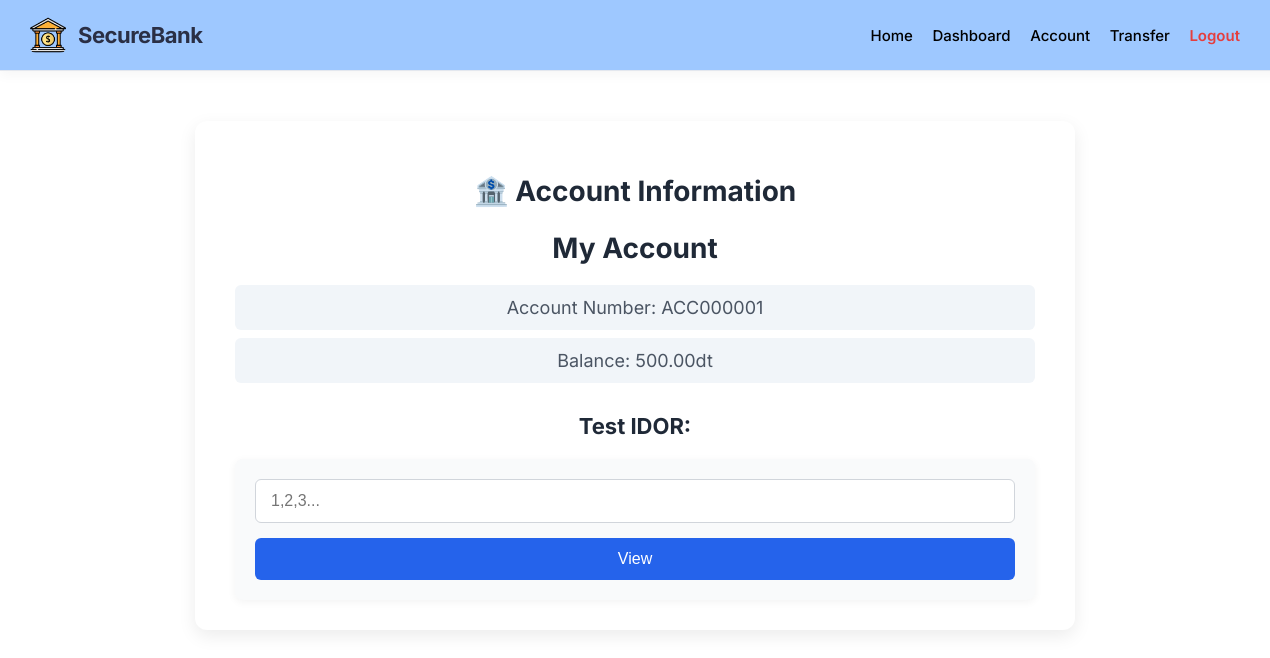
Before: /account (signed in) with the older database file.
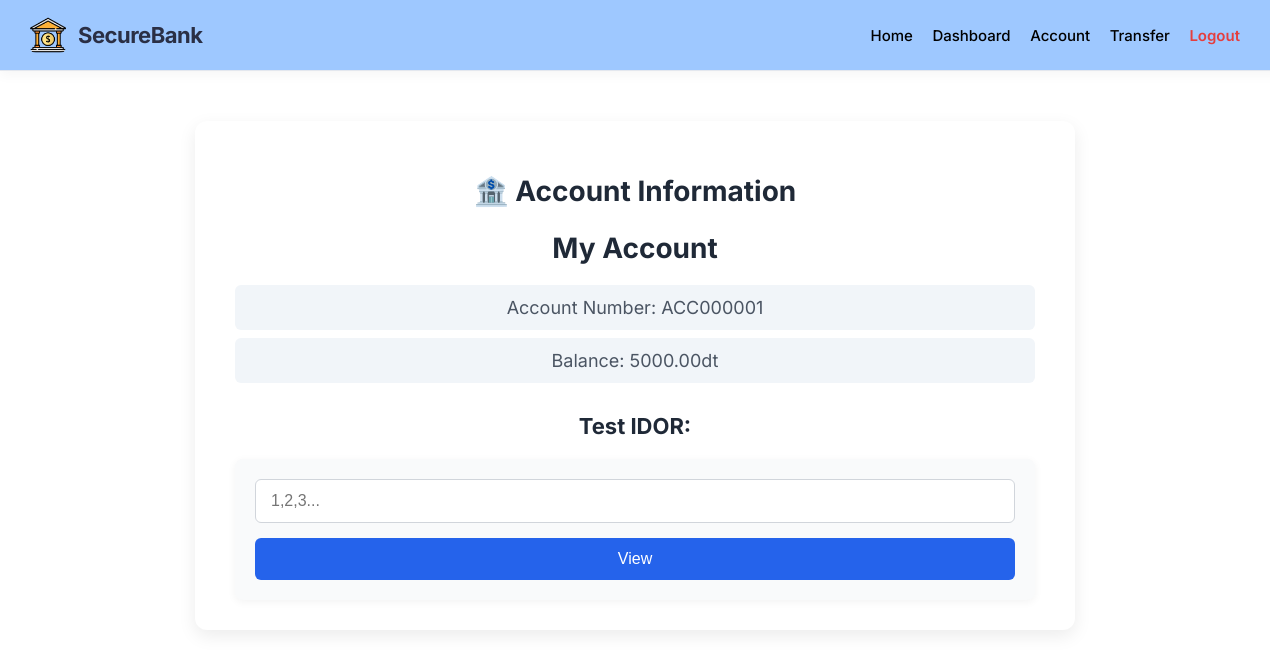
After: the same page with the newer database file.
### banking_env/models.py (models this page shows)
class BankAccount(models.Model):
    user = models.ForeignKey(User, on_delete=models.CASCADE)
    account_number = models.CharField(max_length=20, unique=True)
    balance = models.DecimalField(max_digits=12, decimal_places=2, default=0.00)
    created_at = models.DateTimeField(auto_now_add=True)

### banking_env/views.py (the view, shortened to what this page needs)
# urls.py: path("account", views.account_info, name="account"),
def account_info(request):
    if not request.user.is_authenticated:
        return redirect("/regular-login")
    acc_id = request.GET.get("account_id")
    account = None  # initialize to avoid UnboundLocalError
    my_account = BankAccount.objects.get(user=request.user)
    return render(request, "banking_env/account.html", {
        "my_account": my_account,
    })

### security_agent/ai_detector.py (called while the page is built, shortened)
    def detect_csrf_attack(self, request_data):
        method = request_data.get("method")
        query = request_data.get("query_params", {})
        if method == "GET" and ("amount" in query or "to_account" in query):
            return True  # CSRF attempt
        return False

    def _decode_potential_threat(self, text: str) -> str:
        import base64
        import urllib.parse
        import html
        decoded = text
        try:
            for _ in range(3):
                old_decoded = decoded
                decoded = urllib.parse.unquote(decoded)
                if decoded == old_decoded:
                    break
        except:
            pass
        try:
            clean_text = decoded.replace('\n', '').replace('\r', '').replace(' ', '')
        except:
            pass
        decoded = html.unescape(decoded)
        return decoded

    def _calculate_overall_risk(self, threats: List[Dict]) -> float:
        if not threats:
            return 0.0
        max_conf = max(t.get('confidence', 0.5) for t in threats)
        return round(max_conf * 100, 2)

### banking_env/templates/banking_env/account.html (shortened to what this page needs)
{% extends "banking_env/base.html" %}
{% block content %}
<div class="centered-page">
    <h2>🏦 Account Information</h2>
    <h2>My Account</h2>
    <p>Account Number: {{ my_account.account_number }}</p>
    <p>Balance: {{ my_account.balance }}dt</p>
    <h3>Test IDOR:</h3>
    <form>
        <input type="number" name="account_id" placeholder="1,2,3...">
        <button>View</button>
    </form>
</div>
{% endblock %}

Changed rows visible on the page:
changed BankAccount "ACC000001": balance "500.00" → "5000.00"
